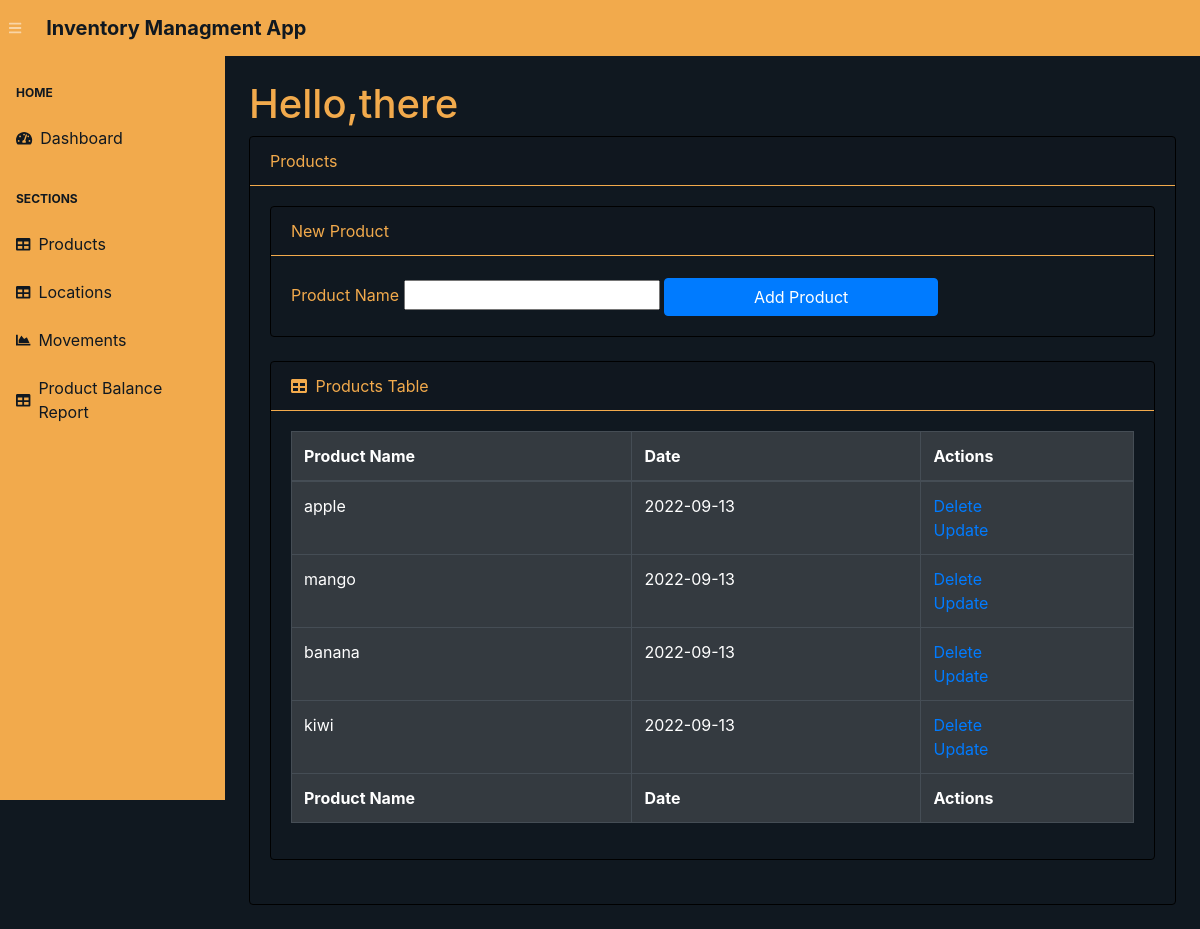
Screenshot of /products/ with the database file from the repository.
### app.py (models this page shows, shortened)
class Product(db.Model):
    __tablename__ = 'products'
    product_id      = db.Column(db.String(200), primary_key=True)
    date_created    = db.Column(db.DateTime, default=datetime.utcnow)

### app.py (the view)
@app.route('/products/', methods=["POST", "GET"])
def viewProduct():
    if (request.method == "POST") and ('product_name' in request.form):
        product_name = request.form["product_name"]
        new_product = Product(product_id=product_name)
        try:
            db.session.add(new_product)
            db.session.commit()
            return redirect("/products/")
        except:
            products = Product.query.order_by(Product.date_created).all()
            return "There Was an issue while add a new Product"
    else:
        products = Product.query.order_by(Product.date_created).all()
        return render_template("products.html", products=products)

### templates/products.html (shortened to what this page needs)
{% extends 'base.html' %}
{% block content %}
<main style="background-color:#101820FF">
    <div class="container-fluid">
        <h1 class="mt-4" style="color:#F2AA4CFF;">Hello,there</h1>
        <div class="card mb-4" style="background-color:#101820FF ;color : #F2AA4CFF;border-color: black;">
            <div class="card-header" style="border-bottom: 1px solid #F2AA4CFF;">Products</div>
            <div class="card-body">
                <div class="card mb-4" style="background-color:#101820FF ;color : #F2AA4CFF;border-color: black;">
                    <div class="card-header" style="border-bottom: 1px solid #F2AA4CFF;">New Product</div>
                    <div class="card-body">
                        <form action="/products/" method="POST" id="product_form">
                            <label for="product_name" class="col-form-label">Product Name</label>
                            <input type="text" name="product_name" id="product_name">
                            <input id="submitProduct" value="Add Product" class="btn btn-primary">
                        </form>
                    </div>
                </div>
                <div class="card mb-4" style="background-color:#101820FF ;color : #F2AA4CFF;border-color: black;">
                    <div class="card-header" style="border-bottom: 1px solid #F2AA4CFF;">
                        <i class="fas fa-table mr-1"></i>
                        Products Table
                    </div>
                    <div class="card-body">
                        <div class="table-responsive">
                            {% if products|length < 1 %} <h4>There are no Products, add one above</h4>
                                {% else %}
                                <table class="table table-bordered table-dark" id="dataTable" width="100%"
                                    cellspacing="0">
                                    <thead>
                                        <tr>
                                            <th>Product Name</th>
                                            <th>Date</th>
                                            <th>Actions</th>
                                        </tr>
                                    </thead>
                                    <tfoot>
                                        <tr>
                                            <th>Product Name</th>
                                            <th>Date</th>
                                            <th>Actions</th>
                                        </tr>
                                    </tfoot>
                                    <tbody>
                                        {% for product in products %}
                                        <tr>
                                            <td>{{ product.product_id }}</td>
                                            <td>{{ product.date_created.date() }}</td>
                                            <td>
                                                <a href="/delete-product/{{ product.product_id }}">Delete</a>
                                                <br>
                                                <a href="/update-product/{{ product.product_id }}">Update</a>
                                            </td>
                                        </tr>
                                        {% endfor %}
                                    </tbody>
                                </table>
                                {% endif %}
                        </div>
                    </div>
                </div>
            </div>
        </div>
    </div>
</main>
{% endblock %}

### rows the page displays
Product: product_id "apple", date_created "2022-09-13"
Product: product_id "mango", date_created "2022-09-13"
Product: product_id "banana", date_created "2022-09-13"
Product: product_id "kiwi", date_created "2022-09-13"
